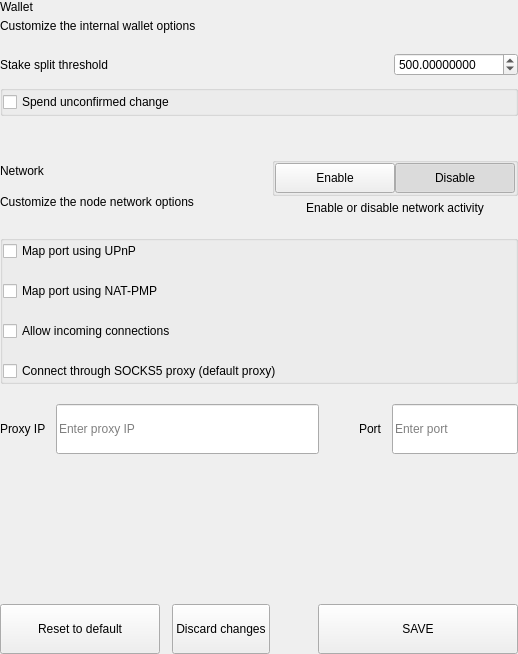
<?xml version="1.0" encoding="UTF-8"?>
<ui version="4.0">
 <class>SettingsWalletOptionsWidget</class>
 <widget class="QWidget" name="SettingsWalletOptionsWidget">
  <property name="geometry">
   <rect>
    <x>0</x>
    <y>0</y>
    <width>518</width>
    <height>654</height>
   </rect>
  </property>
  <property name="windowTitle">
   <string notr="true">N/A</string>
  </property>
  <layout class="QVBoxLayout" name="verticalLayout">
   <property name="spacing">
    <number>0</number>
   </property>
   <property name="leftMargin">
    <number>0</number>
   </property>
   <property name="topMargin">
    <number>0</number>
   </property>
   <property name="rightMargin">
    <number>0</number>
   </property>
   <property name="bottomMargin">
    <number>0</number>
   </property>
   <item>
    <widget class="QWidget" name="left" native="true">
     <layout class="QVBoxLayout" name="verticalLayout_1">
      <property name="leftMargin">
       <number>0</number>
      </property>
      <property name="topMargin">
       <number>0</number>
      </property>
      <property name="rightMargin">
       <number>0</number>
      </property>
      <property name="bottomMargin">
       <number>0</number>
      </property>
      <item>
       <layout class="QVBoxLayout" name="verticalLayout_2">
        <property name="spacing">
         <number>0</number>
        </property>
        <item>
         <layout class="QHBoxLayout" name="horizontalLayout">
          <property name="spacing">
           <number>0</number>
          </property>
          <item>
           <layout class="QVBoxLayout" name="verticalLayoutTitle">
            <property name="spacing">
             <number>5</number>
            </property>
            <item>
             <widget class="QLabel" name="labelTitle">
              <property name="text">
               <string>Wallet</string>
              </property>
             </widget>
            </item>
            <item>
             <widget class="QLabel" name="labelSubtitle1">
              <property name="text">
               <string>Customize the internal wallet options</string>
              </property>
              <property name="wordWrap">
               <bool>true</bool>
              </property>
             </widget>
            </item>
           </layout>
          </item>
         </layout>
        </item>
        <item>
         <spacer name="verticalSpacer">
          <property name="orientation">
           <enum>Qt::Vertical</enum>
          </property>
          <property name="sizeType">
           <enum>QSizePolicy::Fixed</enum>
          </property>
          <property name="sizeHint" stdset="0">
           <size>
            <width>20</width>
            <height>20</height>
           </size>
          </property>
         </spacer>
        </item>
        <item>
         <layout class="QHBoxLayout" name="horizontalLayout_1">
          <property name="bottomMargin">
           <number>9</number>
          </property>
          <item>
           <widget class="QLabel" name="labelTitleStake">
            <property name="text">
             <string>Stake split threshold</string>
            </property>
           </widget>
          </item>
          <item>
           <spacer name="horizontalSpacer">
            <property name="orientation">
             <enum>Qt::Horizontal</enum>
            </property>
            <property name="sizeHint" stdset="0">
             <size>
              <width>40</width>
              <height>20</height>
             </size>
            </property>
           </spacer>
          </item>
          <item>
           <widget class="QDoubleSpinBox" name="spinBoxStakeSplitThreshold">
            <property name="decimals">
             <number>8</number>
            </property>
            <property name="minimum">
             <number>0</number>
            </property>
            <property name="maximum">
             <number>999999</number>
            </property>
            <property name="value">
             <number>500</number>
            </property>
           </widget>
          </item>
         </layout>
        </item>
        <item>
         <widget class="QGroupBox" name="groupBox">
          <property name="title">
           <string/>
          </property>
          <layout class="QVBoxLayout" name="verticalLayout_3">
           <property name="spacing">
            <number>20</number>
           </property>
           <property name="leftMargin">
            <number>0</number>
           </property>
           <property name="topMargin">
            <number>0</number>
           </property>
           <property name="rightMargin">
            <number>0</number>
           </property>
           <property name="bottomMargin">
            <number>0</number>
           </property>
           <item>
            <widget class="QCheckBox" name="radioButtonSpend">
             <property name="text">
              <string>Spend unconfirmed change</string>
             </property>
            </widget>
           </item>
          </layout>
         </widget>
        </item>
        <item>
         <spacer name="verticalSpacer_1">
          <property name="orientation">
           <enum>Qt::Vertical</enum>
          </property>
          <property name="sizeType">
           <enum>QSizePolicy::Fixed</enum>
          </property>
          <property name="sizeHint" stdset="0">
           <size>
            <width>20</width>
            <height>20</height>
           </size>
          </property>
         </spacer>
        </item>
        <item>
         <widget class="QLabel" name="labelDivider">
          <property name="minimumSize">
           <size>
            <width>0</width>
            <height>1</height>
           </size>
          </property>
          <property name="maximumSize">
           <size>
            <width>16777215</width>
            <height>1</height>
           </size>
          </property>
          <property name="text">
           <string/>
          </property>
         </widget>
        </item>
        <item>
         <spacer name="verticalSpacer_2">
          <property name="orientation">
           <enum>Qt::Vertical</enum>
          </property>
          <property name="sizeType">
           <enum>QSizePolicy::Fixed</enum>
          </property>
          <property name="sizeHint" stdset="0">
           <size>
            <width>20</width>
            <height>20</height>
           </size>
          </property>
         </spacer>
        </item>
        <item>
         <layout class="QHBoxLayout" name="horizontalLayout_2">
          <property name="spacing">
           <number>0</number>
          </property>
          <item>
           <layout class="QVBoxLayout" name="verticalLayoutTitle_1">
            <property name="spacing">
             <number>5</number>
            </property>
            <item>
             <widget class="QLabel" name="labelTitleNetwork">
              <property name="text">
               <string>Network</string>
              </property>
             </widget>
            </item>
            <item>
             <widget class="QLabel" name="labelSubtitleNetwork">
              <property name="text">
               <string>Customize the node network options</string>
              </property>
              <property name="wordWrap">
               <bool>true</bool>
              </property>
             </widget>
            </item>
           </layout>
          </item>
          <item>
           <spacer name="horizontalSpacerNetwork">
            <property name="orientation">
             <enum>Qt::Horizontal</enum>
            </property>
            <property name="sizeType">
             <enum>QSizePolicy::Minimum</enum>
            </property>
            <property name="sizeHint" stdset="0">
             <size>
              <width>40</width>
              <height>20</height>
             </size>
            </property>
           </spacer>
          </item>
          <item alignment="Qt::AlignRight">
           <widget class="QWidget" name="containerNetworkActivity" native="true">
            <property name="sizePolicy">
             <sizepolicy hsizetype="Minimum" vsizetype="Minimum">
              <horstretch>0</horstretch>
              <verstretch>0</verstretch>
             </sizepolicy>
            </property>
            <layout class="QVBoxLayout" name="verticalLayout_5">
             <property name="spacing">
              <number>5</number>
             </property>
             <property name="leftMargin">
              <number>0</number>
             </property>
             <property name="topMargin">
              <number>0</number>
             </property>
             <property name="rightMargin">
              <number>0</number>
             </property>
             <property name="bottomMargin">
              <number>0</number>
             </property>
             <item>
              <widget class="QGroupBox" name="groupBox_2">
               <property name="styleSheet">
                <string notr="true"/>
               </property>
               <property name="title">
                <string/>
               </property>
               <property name="alignment">
                <set>Qt::AlignCenter</set>
               </property>
               <layout class="QHBoxLayout" name="horizontalLayout_7">
                <property name="spacing">
                 <number>0</number>
                </property>
                <property name="leftMargin">
                 <number>0</number>
                </property>
                <property name="topMargin">
                 <number>0</number>
                </property>
                <property name="rightMargin">
                 <number>0</number>
                </property>
                <property name="bottomMargin">
                 <number>0</number>
                </property>
                <item alignment="Qt::AlignRight">
                 <widget class="QPushButton" name="pushNetEnable">
                  <property name="minimumSize">
                   <size>
                    <width>120</width>
                    <height>30</height>
                   </size>
                  </property>
                  <property name="maximumSize">
                   <size>
                    <width>120</width>
                    <height>30</height>
                   </size>
                  </property>
                  <property name="focusPolicy">
                   <enum>Qt::NoFocus</enum>
                  </property>
                  <property name="text">
                   <string>Enable</string>
                  </property>
                  <property name="checkable">
                   <bool>true</bool>
                  </property>
                  <property name="autoExclusive">
                   <bool>true</bool>
                  </property>
                 </widget>
                </item>
                <item alignment="Qt::AlignLeft">
                 <widget class="QPushButton" name="pushNetDisable">
                  <property name="minimumSize">
                   <size>
                    <width>120</width>
                    <height>30</height>
                   </size>
                  </property>
                  <property name="maximumSize">
                   <size>
                    <width>120</width>
                    <height>30</height>
                   </size>
                  </property>
                  <property name="focusPolicy">
                   <enum>Qt::NoFocus</enum>
                  </property>
                  <property name="text">
                   <string>Disable</string>
                  </property>
                  <property name="checkable">
                   <bool>true</bool>
                  </property>
                  <property name="checked">
                   <bool>true</bool>
                  </property>
                  <property name="autoExclusive">
                   <bool>true</bool>
                  </property>
                 </widget>
                </item>
               </layout>
              </widget>
             </item>
             <item>
              <widget class="QLabel" name="labelNetActivity">
               <property name="styleSheet">
                <string notr="true"/>
               </property>
               <property name="text">
                <string>Enable or disable network activity</string>
               </property>
               <property name="alignment">
                <set>Qt::AlignCenter</set>
               </property>
               <property name="indent">
                <number>0</number>
               </property>
              </widget>
             </item>
            </layout>
           </widget>
          </item>
         </layout>
        </item>
        <item>
         <spacer name="verticalSpacer_3">
          <property name="orientation">
           <enum>Qt::Vertical</enum>
          </property>
          <property name="sizeType">
           <enum>QSizePolicy::Fixed</enum>
          </property>
          <property name="sizeHint" stdset="0">
           <size>
            <width>20</width>
            <height>20</height>
           </size>
          </property>
         </spacer>
        </item>
        <item>
         <widget class="QGroupBox" name="groupBox_1">
          <property name="title">
           <string/>
          </property>
          <layout class="QVBoxLayout" name="verticalLayout_4">
           <property name="spacing">
            <number>20</number>
           </property>
           <property name="leftMargin">
            <number>0</number>
           </property>
           <property name="topMargin">
            <number>0</number>
           </property>
           <property name="rightMargin">
            <number>0</number>
           </property>
           <property name="bottomMargin">
            <number>0</number>
           </property>
           <item>
            <widget class="QCheckBox" name="mapPortUpnp">
             <property name="text">
              <string>Map port using UPnP</string>
             </property>
            </widget>
           </item>
           <item>
            <widget class="QCheckBox" name="mapPortNatpmp">
             <property name="toolTip">
              <string>Automatically open the MATX client port on the router. This only works when your router supports NAT-PMP and it is enabled. The external port could be random.</string>
             </property>
             <property name="text">
              <string>Map port using NAT-PMP</string>
             </property>
            </widget>
           </item>
           <item>
            <widget class="QCheckBox" name="checkBoxAllow">
             <property name="text">
              <string>Allow incoming connections</string>
             </property>
            </widget>
           </item>
           <item>
            <widget class="QCheckBox" name="checkBoxConnect">
             <property name="text">
              <string>Connect through SOCKS5 proxy (default proxy)</string>
             </property>
            </widget>
           </item>
          </layout>
         </widget>
        </item>
        <item>
         <spacer name="verticalSpacer_4">
          <property name="orientation">
           <enum>Qt::Vertical</enum>
          </property>
          <property name="sizeType">
           <enum>QSizePolicy::Fixed</enum>
          </property>
          <property name="sizeHint" stdset="0">
           <size>
            <width>20</width>
            <height>20</height>
           </size>
          </property>
         </spacer>
        </item>
        <item>
         <layout class="QHBoxLayout" name="horizontalLayout_3" stretch="2,0,1">
          <property name="spacing">
           <number>0</number>
          </property>
          <item>
           <layout class="QHBoxLayout" name="horizontalLayout_4">
            <property name="spacing">
             <number>10</number>
            </property>
            <item>
             <widget class="QLabel" name="labelSubtitleProxy">
              <property name="text">
               <string>Proxy IP</string>
              </property>
             </widget>
            </item>
            <item>
             <widget class="QLineEdit" name="lineEditProxy">
              <property name="minimumSize">
               <size>
                <width>0</width>
                <height>50</height>
               </size>
              </property>
              <property name="maximumSize">
               <size>
                <width>16777215</width>
                <height>50</height>
               </size>
              </property>
              <property name="placeholderText">
               <string>Enter proxy IP</string>
              </property>
             </widget>
            </item>
           </layout>
          </item>
          <item>
           <spacer name="horizontalSpacer_1">
            <property name="orientation">
             <enum>Qt::Horizontal</enum>
            </property>
            <property name="sizeHint" stdset="0">
             <size>
              <width>40</width>
              <height>20</height>
             </size>
            </property>
           </spacer>
          </item>
          <item>
           <layout class="QHBoxLayout" name="horizontalLayout_5">
            <property name="spacing">
             <number>10</number>
            </property>
            <item>
             <widget class="QLabel" name="labelSubtitlePort">
              <property name="text">
               <string>Port</string>
              </property>
             </widget>
            </item>
            <item>
             <widget class="QLineEdit" name="lineEditPort">
              <property name="minimumSize">
               <size>
                <width>0</width>
                <height>50</height>
               </size>
              </property>
              <property name="maximumSize">
               <size>
                <width>16777215</width>
                <height>50</height>
               </size>
              </property>
              <property name="placeholderText">
               <string>Enter port</string>
              </property>
             </widget>
            </item>
           </layout>
          </item>
         </layout>
        </item>
        <item>
         <spacer name="verticalSpacer_5">
          <property name="orientation">
           <enum>Qt::Vertical</enum>
          </property>
          <property name="sizeHint" stdset="0">
           <size>
            <width>20</width>
            <height>40</height>
           </size>
          </property>
         </spacer>
        </item>
        <item>
         <layout class="QHBoxLayout" name="horizontalLayout_6">
          <property name="spacing">
           <number>12</number>
          </property>
          <item>
           <widget class="QPushButton" name="pushButtonReset">
            <property name="minimumSize">
             <size>
              <width>160</width>
              <height>50</height>
             </size>
            </property>
            <property name="maximumSize">
             <size>
              <width>50</width>
              <height>16777215</height>
             </size>
            </property>
            <property name="focusPolicy">
             <enum>Qt::NoFocus</enum>
            </property>
            <property name="text">
             <string>Reset to default</string>
            </property>
           </widget>
          </item>
          <item>
           <widget class="QPushButton" name="pushButtonClean">
            <property name="minimumSize">
             <size>
              <width>0</width>
              <height>50</height>
             </size>
            </property>
            <property name="focusPolicy">
             <enum>Qt::NoFocus</enum>
            </property>
            <property name="text">
             <string>Discard changes</string>
            </property>
           </widget>
          </item>
          <item>
           <spacer name="horizontalSpacer_2">
            <property name="orientation">
             <enum>Qt::Horizontal</enum>
            </property>
            <property name="sizeType">
             <enum>QSizePolicy::Expanding</enum>
            </property>
            <property name="sizeHint" stdset="0">
             <size>
              <width>40</width>
              <height>20</height>
             </size>
            </property>
           </spacer>
          </item>
          <item>
           <widget class="QPushButton" name="pushButtonSave">
            <property name="minimumSize">
             <size>
              <width>200</width>
              <height>50</height>
             </size>
            </property>
            <property name="maximumSize">
             <size>
              <width>200</width>
              <height>50</height>
             </size>
            </property>
            <property name="focusPolicy">
             <enum>Qt::NoFocus</enum>
            </property>
            <property name="text">
             <string>SAVE</string>
            </property>
           </widget>
          </item>
         </layout>
        </item>
       </layout>
      </item>
     </layout>
    </widget>
   </item>
  </layout>
 </widget>
 <resources/>
 <connections/>
</ui>
